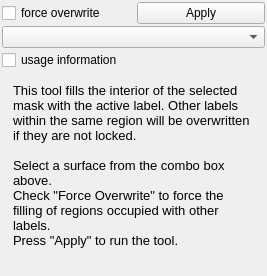
<?xml version="1.0" encoding="UTF-8"?>
<ui version="4.0">
 <class>QmitkMaskStampWidgetGUIControls</class>
 <widget class="QWidget" name="QmitkMaskStampWidgetGUIControls">
  <property name="geometry">
   <rect>
    <x>0</x>
    <y>0</y>
    <width>267</width>
    <height>276</height>
   </rect>
  </property>
  <property name="sizePolicy">
   <sizepolicy hsizetype="Preferred" vsizetype="MinimumExpanding">
    <horstretch>0</horstretch>
    <verstretch>0</verstretch>
   </sizepolicy>
  </property>
  <property name="minimumSize">
   <size>
    <width>0</width>
    <height>0</height>
   </size>
  </property>
  <property name="windowTitle">
   <string>GUI Controls</string>
  </property>
  <property name="toolTip">
   <string/>
  </property>
  <layout class="QVBoxLayout" name="verticalLayout">
   <property name="spacing">
    <number>2</number>
   </property>
   <property name="margin">
    <number>2</number>
   </property>
   <item>
    <layout class="QHBoxLayout" name="horizontalLayout">
     <item>
      <widget class="QCheckBox" name="m_chkOverwrite">
       <property name="text">
        <string>force overwrite</string>
       </property>
      </widget>
     </item>
     <item>
      <widget class="QPushButton" name="m_pbStamp">
       <property name="text">
        <string>Apply</string>
       </property>
      </widget>
     </item>
    </layout>
   </item>
   <item>
    <widget class="QmitkDataStorageComboBox" name="m_cbMaskNodeSelector">
     <property name="sizePolicy">
      <sizepolicy hsizetype="Minimum" vsizetype="Fixed">
       <horstretch>0</horstretch>
       <verstretch>0</verstretch>
      </sizepolicy>
     </property>
    </widget>
   </item>
   <item>
    <widget class="QCheckBox" name="m_cbShowInformation">
     <property name="sizePolicy">
      <sizepolicy hsizetype="Preferred" vsizetype="Fixed">
       <horstretch>0</horstretch>
       <verstretch>0</verstretch>
      </sizepolicy>
     </property>
     <property name="text">
      <string>usage information</string>
     </property>
    </widget>
   </item>
   <item>
    <widget class="QWidget" name="m_InformationWidget" native="true">
     <property name="minimumSize">
      <size>
       <width>0</width>
       <height>0</height>
      </size>
     </property>
     <layout class="QVBoxLayout" name="verticalLayout_3">
      <item>
       <widget class="QLabel" name="lblInfo">
        <property name="text">
         <string>&lt;!DOCTYPE HTML PUBLIC &quot;-//W3C//DTD HTML 4.0//EN&quot; &quot;http://www.w3.org/TR/REC-html40/strict.dtd&quot;&gt;
&lt;html&gt;&lt;head&gt;&lt;meta name=&quot;qrichtext&quot; content=&quot;1&quot; /&gt;&lt;style type=&quot;text/css&quot;&gt;
p, li { white-space: pre-wrap; }
&lt;/style&gt;&lt;/head&gt;&lt;body style=&quot; font-family:'MS Shell Dlg 2'; font-size:8pt; font-weight:400; font-style:normal;&quot;&gt;
&lt;p style=&quot; margin-top:0px; margin-bottom:0px; margin-left:0px; margin-right:0px; -qt-block-indent:0; text-indent:0px;&quot;&gt;&lt;span style=&quot; font-family:'Sans'; font-size:10pt;&quot;&gt;This tool fills the interior of the selected mask with the active label. Other labels within the same region will be overwritten if they are not locked.&lt;/span&gt; &lt;/p&gt;
&lt;p style=&quot;-qt-paragraph-type:empty; margin-top:0px; margin-bottom:0px; margin-left:0px; margin-right:0px; -qt-block-indent:0; text-indent:0px; font-family:'Sans'; font-size:10pt;&quot;&gt;&lt;br /&gt;&lt;/p&gt;
&lt;p style=&quot; margin-top:0px; margin-bottom:0px; margin-left:0px; margin-right:0px; -qt-block-indent:0; text-indent:0px;&quot;&gt;&lt;span style=&quot; font-family:'Sans'; font-size:10pt;&quot;&gt;Select a surface from the combo box above.&lt;/span&gt;&lt;/p&gt;
&lt;p style=&quot; margin-top:0px; margin-bottom:0px; margin-left:0px; margin-right:0px; -qt-block-indent:0; text-indent:0px;&quot;&gt;&lt;span style=&quot; font-family:'Sans'; font-size:10pt;&quot;&gt;Check &amp;quot;Force Overwrite&amp;quot; to force the filling of regions occupied with other labels.&lt;/span&gt;&lt;/p&gt;
&lt;p style=&quot; margin-top:0px; margin-bottom:0px; margin-left:0px; margin-right:0px; -qt-block-indent:0; text-indent:0px;&quot;&gt;&lt;span style=&quot; font-family:'Sans'; font-size:10pt;&quot;&gt;Press &amp;quot;Apply&amp;quot; to run the tool.&lt;/span&gt;&lt;/p&gt;&lt;/body&gt;&lt;/html&gt;</string>
        </property>
        <property name="alignment">
         <set>Qt::AlignVCenter</set>
        </property>
        <property name="wordWrap">
         <bool>true</bool>
        </property>
       </widget>
      </item>
     </layout>
    </widget>
   </item>
   <item>
    <spacer name="verticalSpacer">
     <property name="orientation">
      <enum>Qt::Vertical</enum>
     </property>
     <property name="sizeHint" stdset="0">
      <size>
       <width>20</width>
       <height>40</height>
      </size>
     </property>
    </spacer>
   </item>
  </layout>
 </widget>
 <layoutdefault spacing="6" margin="11"/>
 <customwidgets>
  <customwidget>
   <class>QmitkDataStorageComboBox</class>
   <extends>QComboBox</extends>
   <header location="global">QmitkDataStorageComboBox.h</header>
  </customwidget>
 </customwidgets>
 <resources>
  <include location="../resources/SegmentationUI.qrc"/>
 </resources>
 <connections/>
</ui>
